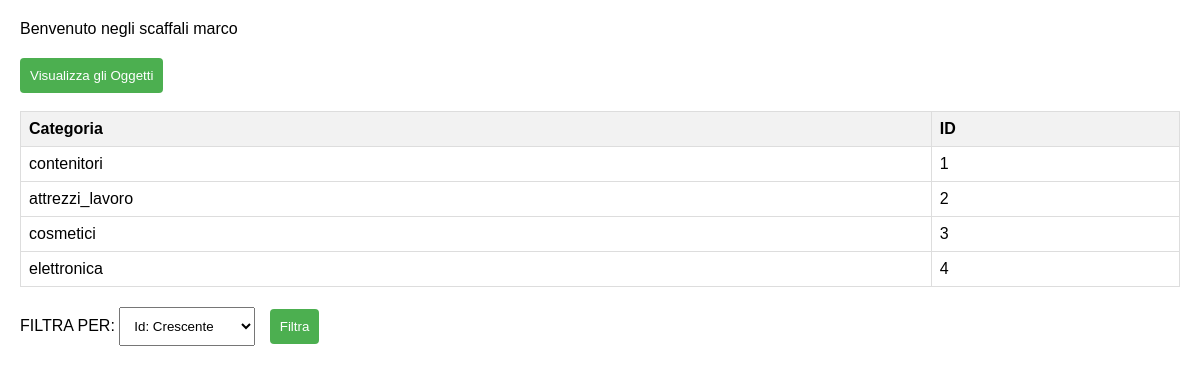
/scaffale.php (signed in), run on the app's committed database.
### tables this page shows
CREATE TABLE `scaffali` (
  `categoria` varchar(30) NOT NULL,
  `id` int(11) NOT NULL
);

### scaffale.php (the view, shortened to what this page needs)
<?php
if (isset($_SESSION["UTENTE"])) {
    echo '<link rel="stylesheet" type="text/css" href="style_scaffale.css">';
    echo "Benvenuto negli scaffali " . $_SESSION["UTENTE"];
    echo "<footer>
        <button onclick='redirectToPage(\"protetta.php\")'>Visualizza gli Oggetti</button>
      </footer><br>";
    try {
        $conn = new PDO("mysql:host=localhost;dbname=magazzino", "nicola", "1234");
        $conn->setAttribute(PDO::ATTR_ERRMODE, PDO::ERRMODE_EXCEPTION);
        $sql = 'SELECT * FROM scaffali';
        $statement = $conn->query($sql);
        if ($statement->rowCount() > 0) {
            echo "<table>
                    <tr>
                        <th>Categoria</th>
                        <th>ID</th>
                    </tr>";
            while ($row = $statement->fetch(PDO::FETCH_ASSOC)) {
                echo "<tr>
                        <td>{$row['categoria']}</td>
                        <td>{$row['id']}</td>
                    </tr> ";
            }
            echo "</table>";
            echo "<form method='POST'>
                    <label for='my_html_select_box'>FILTRA PER:</label>
                    <select name='my_html_select_box'>
                        <option>Id: Crescente</option>
                        <option>Id: Decrescente</option>
                    </select>
                    <button type='submit'>Filtra</button>
                </form>";
        } else {
            echo "Nessun risultato trovato";
        }
    } catch (PDOException $e) {
        echo "Connection failed: " . $e->getMessage();
    } finally {
        $conn = null;
    }
    echo "</body>
        </html>";
} else {
    echo "Accesso non consentito";
}
?>

### style_scaffale.css (style rules this page uses)
table { width: 100%; border-collapse: collapse; margin-bottom: 20px; }
th, td { border: 1px solid #dddddd; text-align: left; padding: 8px; }
th { background-color: #f2f2f2; }
form { margin-bottom: 20px; }
footer { margin-top: 20px; }
button { padding: 10px; cursor: pointer; background-color: #4CAF50; color: white; border: none; border-radius: 4px; }
select, button[type='submit'] { padding: 10px; margin-right: 10px; }

### data on the page
scaffali: categoria "contenitori", id "1"
scaffali: categoria "attrezzi_lavoro", id "2"
scaffali: categoria "cosmetici", id "3"
scaffali: categoria "elettronica", id "4"

### other printed values
$_SESSION["UTENTE"] "marco"
